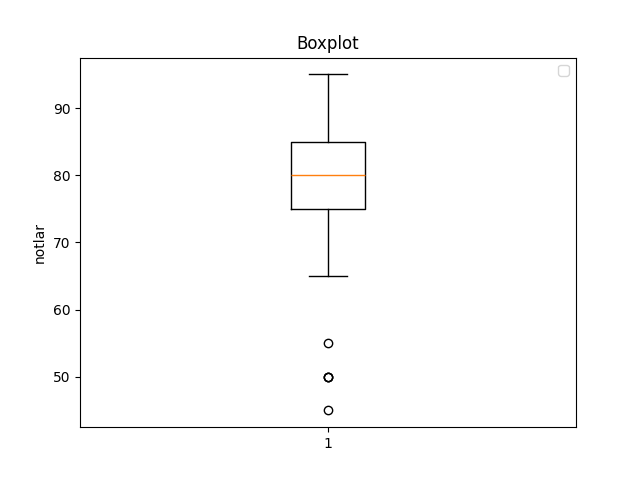

Write the Python code that produced this figure.
#çalıştırmadan önce dependacies.bat yada dependacies.bash'i çalıştırın
import pandas as pd
import matplotlib.pyplot as plt

# xlsx oku
df = pd.read_excel('Ödev.xlsx')

# doğru
plt.boxplot(df['notlar'])

# eksenlere ad tanımla
plt.xlabel('')
plt.ylabel('notlar')
plt.title('Boxplot')

# görüntüle
plt.legend()
#kaydet
plt.savefig('boxplot')
# göster
plt.show()